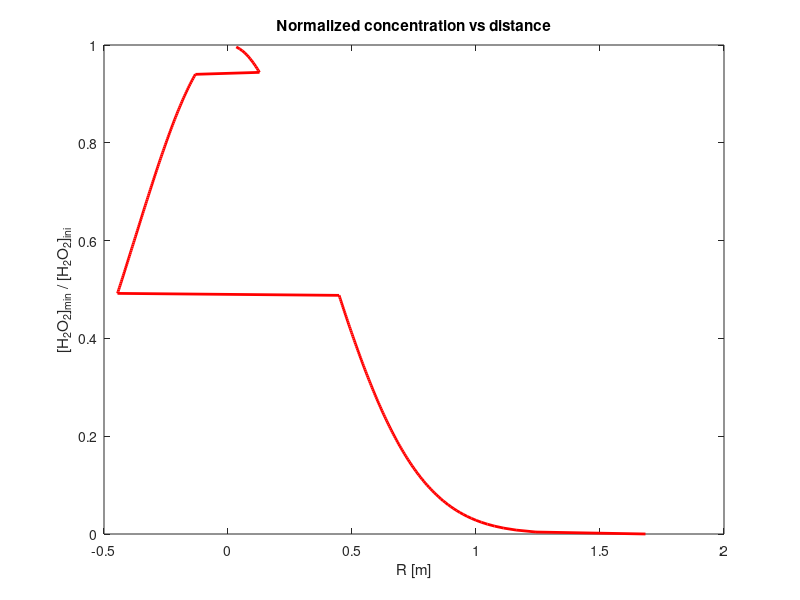

The MATLAB script that drew this image: (Note: this script raises an error after producing the figure.)
%This is a Matlab script that uses the ComputeROI function to estimate the
%radius of influence of ISCO, assuming steady-state, radial flow,
%pseudo-first order degradation kinetics
clc
clear

%% Input parameters
z=3; %m vertical interval
n=0.3; %[-] given porosity
Q=12; %[L/min] --> REMEMBER TO CONVERT!!
K_H2O2=0.91; %^h^-1 degradation rate
H2O2_ini=250; %g/L initial concentration of H2O2
H2O2_t=(1e-2:1:H2O2_ini); %g/L Time dependent concentration of H2O2

% Unit conversion
Q=Q*60/10^3; %[m^3/h]
H2O2_ini=H2O2_ini*10^3; %g/m^3 %unit conversion
H2O2_t=H2O2_t*10^3; %g/m^3 %unit conversion (all vector)

%% ***** Part 1: Estimating concentration vs radius of influence *****
% Option 1: Using fminsearch
% Initialize radius of influence: matrix of size H2O2_min filled with zeros
ROI_fminsearch=zeros(size(H2O2_t)); % create the matrix

for i=1:length(H2O2_t)
ROI_fminsearch(i)=fminsearch(@(R)...            % look for R that minimizes
 norm(H2O2_t(i)./H2O2_ini-exp(-(K_H2O2*R^2*pi*z*n)/Q)),... % this expresion
 (0.1));                                         % with this starting value
end
% 0.1 is the starting value of R --> this will influence your result
% change it until you see a good result
% don't forget that "..." is only a continuation

% Graphic
figure
plot(ROI_fminsearch,H2O2_t./H2O2_ini,'r','LineWidth',2);
title('Normalized concentration vs distance')
xlabel('R [m]')
ylabel('[H_2O_2]_{min} / [H_2O_2]_{ini}')
hold on;

% Option 2: Creating a function that computes ROI
% This is a better way
% Use the function that you have uploaded: ComputeROI
ROI_fConc=ComputeROI(H2O2_ini,H2O2_t,K_H2O2,z,n,Q);
% Graphic

plot(ROI_fConc,H2O2_t./H2O2_ini,'o','MarkerSize',15); hold on;
legend('ROI using fminsearch','ROI using R = f ( [H_2O_2]_{min})')
% To compare results this plot will be added in previous plot (hold on)

%% ***** Part 2: Estimating the radius of influence versus the pumping rate *****
% Normalized concentration of 0.5
H2O2_min=0.5*H2O2_ini; %the minimum concentration doesn't go below 50%
% ROI --> when the concentration is 50% the initial concentration

% Range of pumping rates values from 0.1 L/min to 20 L/min
Qr=0.1:0.5:20; %[L/min] --> CONVERT THE UNIT!!!
Qr=Qr*60/10^3; %[m^3/h] --> converted

% compute the ROI for the range of Qr
% here the Qr is regarded as a vector
ROI_fQ=ComputeROI(H2O2_ini,H2O2_min,K_H2O2,z,n,Qr);

figure
plot(Qr,ROI_fQ)
title({'Radius of influence vs pumping rate','[H_2O_2]_{min} / [H_2O_2]_{ini} = 0.5'})
xlabel('Q [m^3/h]')
ylabel('ROI [m]')

%Remember the difference between MATLAB scripts and MATLAB functions